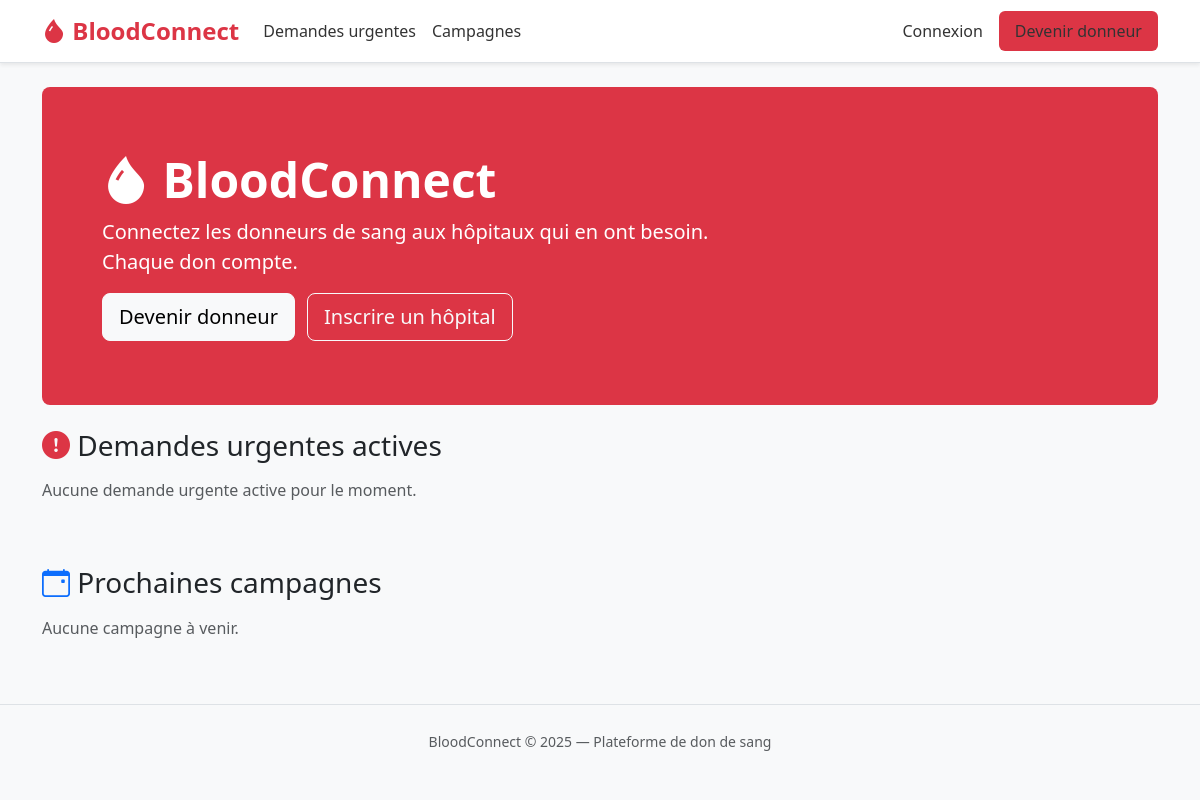
The app's page /, older data.
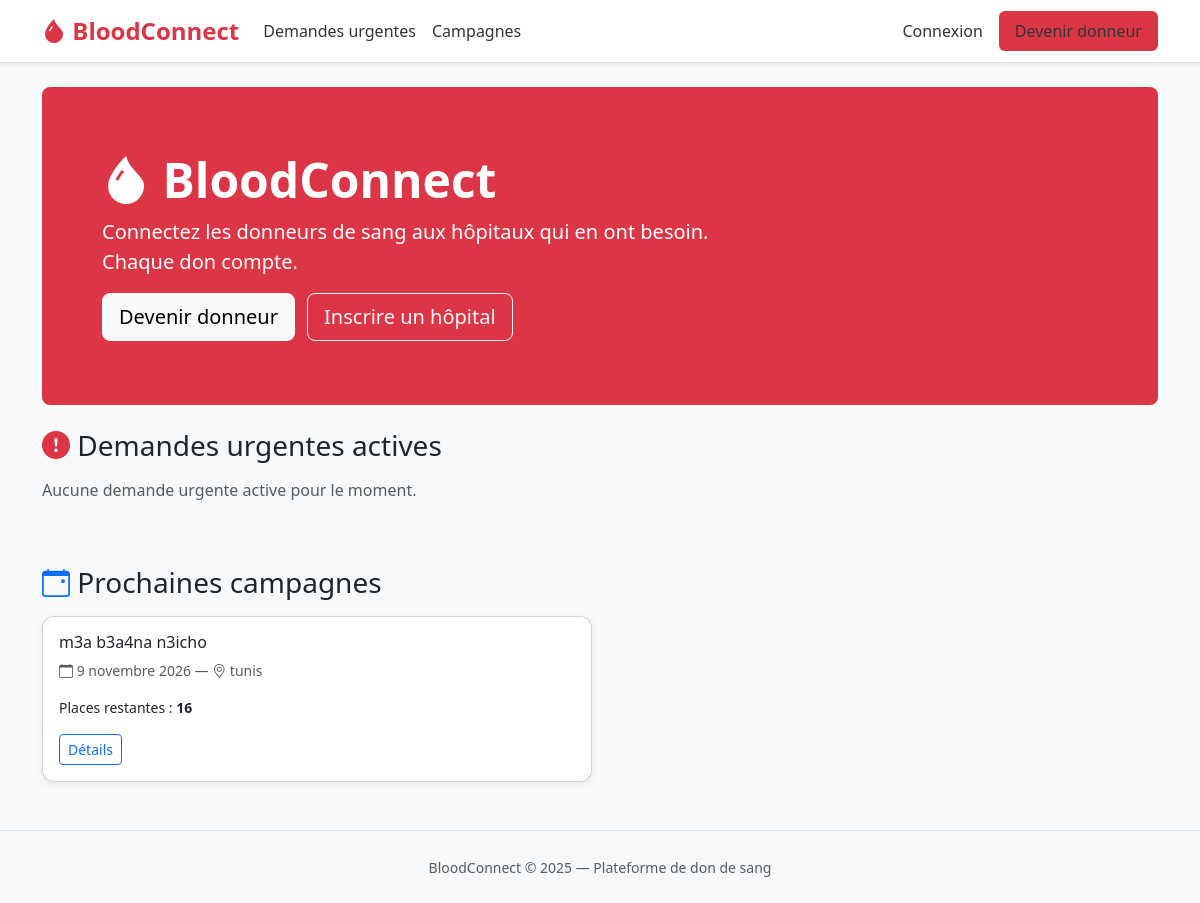
The same page, newer data.
### core/models.py (models this page shows, shortened)
class Campagne(models.Model):
    hopital = models.ForeignKey(Hopital, on_delete=models.CASCADE, related_name='campagnes')
    nom = models.CharField(max_length=200)
    date = models.DateField()
    lieu = models.CharField(max_length=200)
    groupes_cibles = models.JSONField(default=list, help_text="Liste de groupes sanguins ciblés")
    capacite_totale = models.PositiveIntegerField()
    def places_restantes(self):
        inscrits = self.inscriptions.count()
        return max(0, self.capacite_totale - inscrits)

### core/views/home_views.py (the view)
# urls.py: path('', home_views.home, name='home'),
def home(request):
    demandes_recentes = DemandeUrgente.objects.filter(
        statut='active',
        delai__gte=timezone.now().date()
    ).order_by('-date_creation')[:6]
    campagnes_a_venir = Campagne.objects.filter(
        date__gte=timezone.now().date()
    ).order_by('date')[:4]
    context = {
        'demandes_recentes': demandes_recentes,
        'campagnes_a_venir': campagnes_a_venir,
    }
    return render(request, 'home.html', context)

### templates/home.html (shortened to what this page needs)
{% extends 'base.html' %}
{% block content %}
<div class="p-5 mb-4 bg-danger text-white rounded-3">
  <div class="container-fluid py-3">
    <h1 class="display-5 fw-bold"><i class="bi bi-droplet-fill"></i> BloodConnect</h1>
    <p class="col-md-8 fs-5">Connectez les donneurs de sang aux hôpitaux qui en ont besoin. Chaque don compte.</p>
    {% if not user.is_authenticated %}
      <a href="{% url 'inscription_donneur' %}" class="btn btn-light btn-lg me-2">Devenir donneur</a>
      <a href="{% url 'inscription_hopital' %}" class="btn btn-outline-light btn-lg">Inscrire un hôpital</a>
    {% else %}
      <a href="{% url 'dashboard' %}" class="btn btn-light btn-lg">Mon tableau de bord</a>
    {% endif %}
  </div>
</div>
<h3 class="mb-3"><i class="bi bi-exclamation-circle-fill text-danger"></i> Demandes urgentes actives</h3>
<div class="row g-3 mb-5">
  {% for demande in demandes_recentes %}
    <div class="col-md-4">
      <div class="card h-100">
        <div class="card-body">
          <span class="badge bg-danger fs-5 mb-2">{{ demande.groupe_sanguin }}</span>
          <h6 class="card-title">{{ demande.hopital.nom }}</h6>
          <p class="text-muted small"><i class="bi bi-geo-alt"></i> {{ demande.hopital.ville }}</p>
          <p class="small">{{ demande.quantite }} poche(s) — avant le {{ demande.delai }}</p>
          <a href="{% url 'detail_demande' demande.pk %}" class="btn btn-outline-danger btn-sm">Voir</a>
        </div>
      </div>
    </div>
  {% empty %}
    <p class="text-muted">Aucune demande urgente active pour le moment.</p>
  {% endfor %}
</div>
<h3 class="mb-3"><i class="bi bi-calendar-event text-primary"></i> Prochaines campagnes</h3>
<div class="row g-3">
  {% for campagne in campagnes_a_venir %}
    <div class="col-md-6">
      <div class="card">
        <div class="card-body">
          <h6 class="card-title">{{ campagne.nom }}</h6>
          <p class="text-muted small"><i class="bi bi-calendar"></i> {{ campagne.date }} — <i class="bi bi-geo-alt"></i> {{ campagne.lieu }}</p>
          <p class="small">Places restantes : <strong>{{ campagne.places_restantes }}</strong></p>
          <a href="{% url 'detail_campagne' campagne.pk %}" class="btn btn-outline-primary btn-sm">Détails</a>
        </div>
      </div>
    </div>
  {% empty %}
    <p class="text-muted">Aucune campagne à venir.</p>
  {% endfor %}
</div>
{% endblock %}

Row changes from the older to the newer data that the page shows:
added Campagne: nom "m3a b3a4na n3icho", date "9 novembre 2026", lieu "tunis", places_restantes "16"
Text that changed along with them:
text no longer shown: "Aucune campagne à venir."
